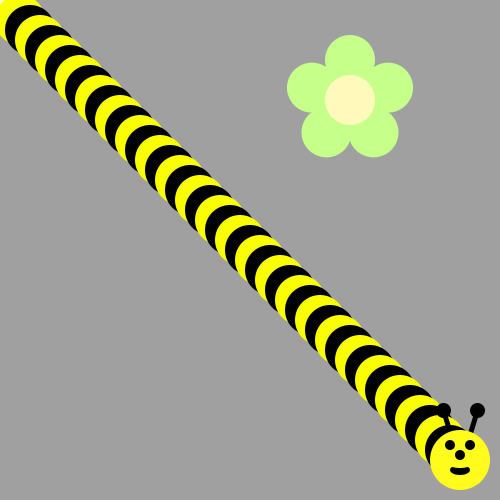
Frame 1 (no input)
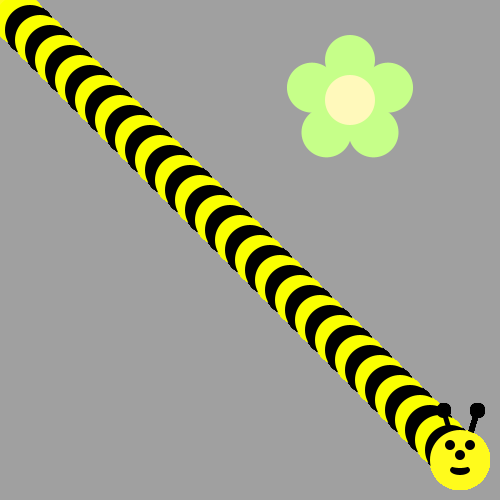
Frame 60 (the mouse pressed at the canvas centre just before this capture)
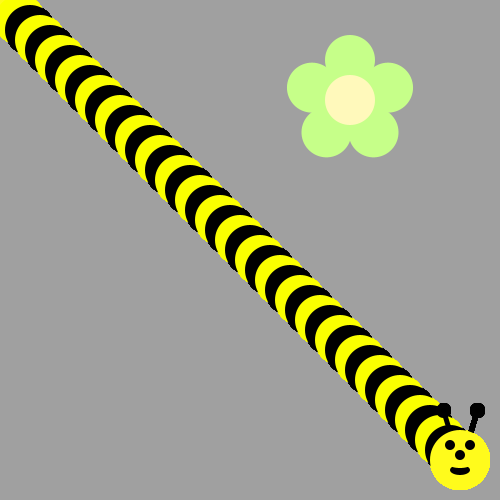
Frame 120 (the mouse held since frame 60 and released just before this capture)

The Processing sketch that drew these frames (run headless with seeded random() and noise(); from frame 60 on, the mouse is pressed at the canvas centre):

// Processing sketch: bumble_bee
// ── bumble_bee.pde
void draw() {
/*Use a loop to make a body for the Bee!
Then put his head on using drawBeeFace(x,y)
Use Modulo to make the colors alternate 
*/
for (int i=1; i<=45; i++) {
    if (i % 2 == 0){
      
      fill(#FAFF00);
        System.out.println();
    }
    ellipse(i*10, i*10, 50, 50);
    fill(#000000);
   
}
drawBeeFace(460, 460);
}

void drawFlower(int x, int y) {
     noStroke();
     translate(x, y);
     // draw 5 petals, rotating after each one
     fill(#c6ff89);      // green
      for (int i = 0; i < 5; i++) {
           ellipse(0, -40, 50, 50);
          rotate(radians(72));
     }
     fill(#fff9bb); // light yellow
     ellipse(0, 0, 50, 50);
} 
void drawBeeFace(int BeeFaceX, int BeeFaceY) {
     noStroke();
     fill(0, 0, 0);
     stroke(1);
     strokeWeight(5);
     line(BeeFaceX-10, BeeFaceY-27, BeeFaceX-17, BeeFaceY-50);
     line(BeeFaceX+10, BeeFaceY-27, BeeFaceX+17, BeeFaceY-50);
     ellipse(BeeFaceX-17, BeeFaceY-50, 10, 10);
     ellipse(BeeFaceX+17, BeeFaceY-50, 10, 10);
     noStroke();
     fill(255, 251, 28);
     ellipse(BeeFaceX, BeeFaceY, 60, 60); // face
     fill(255, 237, 209);
     fill(0,0,0);
      ellipse(BeeFaceX-10, BeeFaceY-15, 10, 10); // eyes
     ellipse(BeeFaceX+10, BeeFaceY-15, 10, 10);
      ellipse(BeeFaceX, BeeFaceY-5, 10, 10); // nose
      ellipse(BeeFaceX, BeeFaceY+10, 20, 10);// mouth
     fill(255, 251, 28);
     ellipse(BeeFaceX, BeeFaceY+5, 20, 6);
}

void setup() {
     ellipseMode(CENTER);
     size(500, 500);
     background(160, 160, 160);
      drawFlower(350, 100);
}
